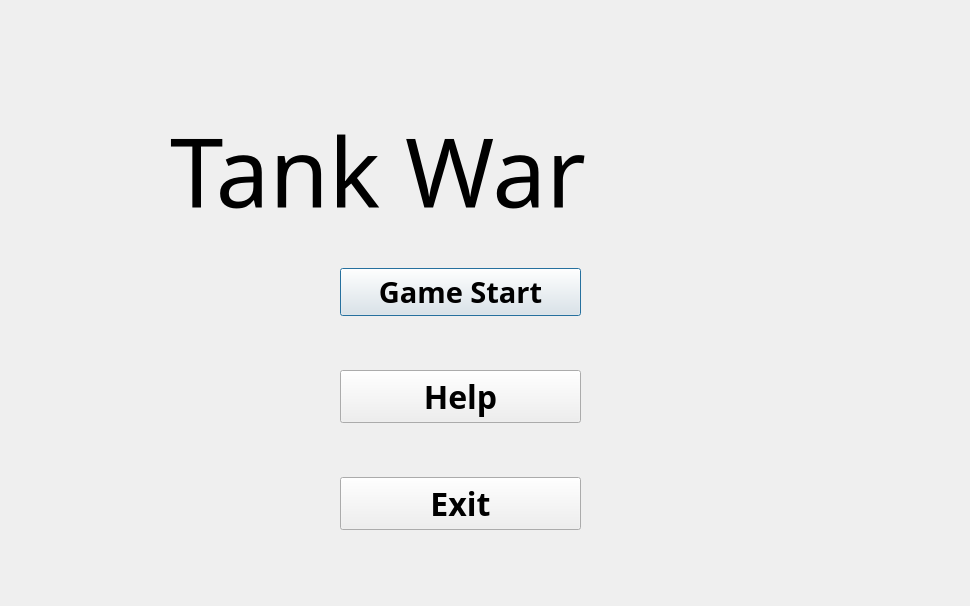
<?xml version="1.0" encoding="UTF-8"?>
<ui version="4.0">
 <class>Dialog</class>
 <widget class="QDialog" name="Dialog">
  <property name="geometry">
   <rect>
    <x>0</x>
    <y>0</y>
    <width>970</width>
    <height>606</height>
   </rect>
  </property>
  <property name="windowTitle">
   <string>Welcome</string>
  </property>
  <property name="styleSheet">
   <string notr="true">background:url(:/new/prefix1/image/welcome_background.jpg)</string>
  </property>
  <widget class="QWidget" name="verticalLayoutWidget">
   <property name="geometry">
    <rect>
     <x>340</x>
     <y>220</y>
     <width>241</width>
     <height>361</height>
    </rect>
   </property>
   <layout class="QVBoxLayout" name="verticalLayout">
    <item>
     <widget class="QPushButton" name="pushButton">
      <property name="font">
       <font>
        <family>Agency FB</family>
        <pointsize>22</pointsize>
        <weight>75</weight>
        <bold>true</bold>
       </font>
      </property>
      <property name="text">
       <string>Game Start</string>
      </property>
     </widget>
    </item>
    <item>
     <widget class="QPushButton" name="L_Reco">
      <property name="font">
       <font>
        <family>Agency FB</family>
        <pointsize>24</pointsize>
        <weight>75</weight>
        <bold>true</bold>
       </font>
      </property>
      <property name="text">
       <string>Help</string>
      </property>
     </widget>
    </item>
    <item>
     <widget class="QPushButton" name="EXIT">
      <property name="font">
       <font>
        <family>Agency FB</family>
        <pointsize>24</pointsize>
        <weight>75</weight>
        <bold>true</bold>
       </font>
      </property>
      <property name="text">
       <string>Exit</string>
      </property>
     </widget>
    </item>
   </layout>
  </widget>
  <widget class="QLabel" name="label">
   <property name="geometry">
    <rect>
     <x>170</x>
     <y>110</y>
     <width>631</width>
     <height>121</height>
    </rect>
   </property>
   <property name="font">
    <font>
     <family>Algerian</family>
     <pointsize>72</pointsize>
    </font>
   </property>
   <property name="text">
    <string>Tank War</string>
   </property>
  </widget>
 </widget>
 <resources/>
 <connections/>
</ui>
